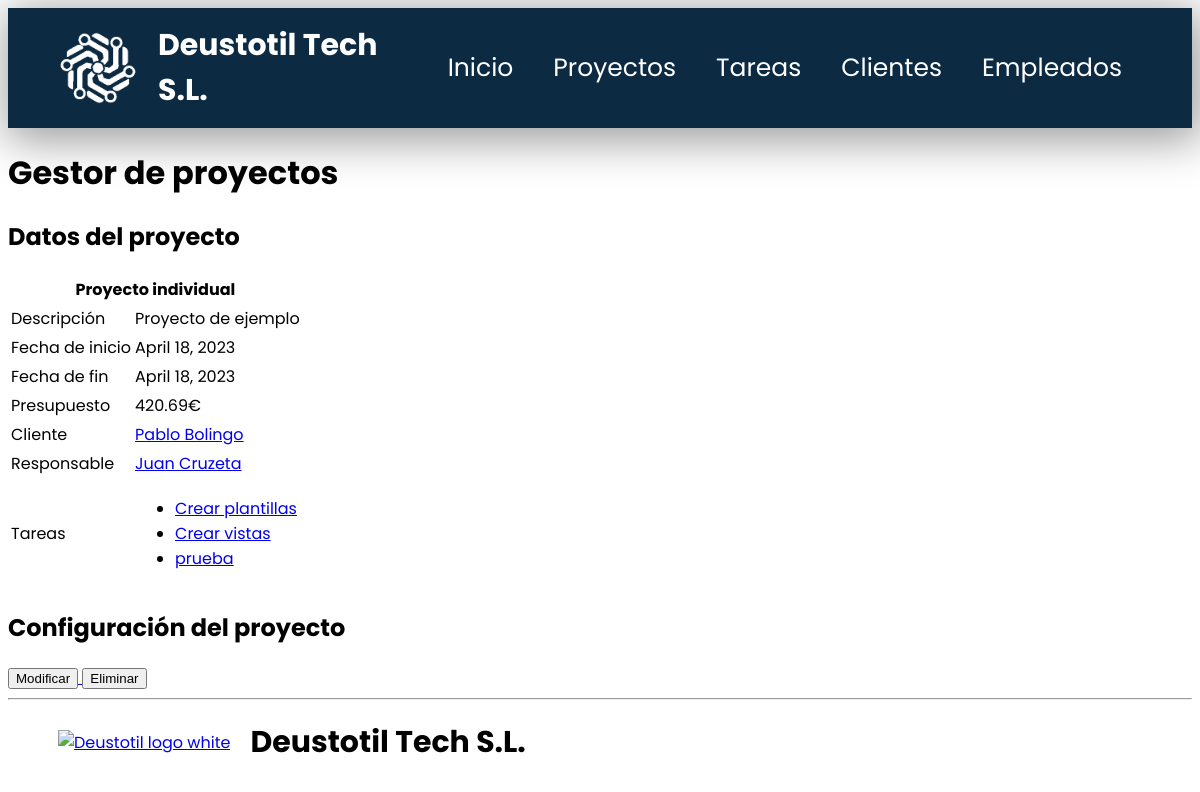
Screenshot of /appProyectos/proyectos/3 with the database file from the repository.
### appProyectos/models.py (models this page shows, shortened)
class Proyecto(models.Model):
    nombre = models.CharField(max_length=155)
    descripcion = models.CharField(max_length=255)
    fecha_inicio = models.DateField()
    fecha_fin = models.DateField()
    presupuesto = models.FloatField()
    cliente = models.ForeignKey(Cliente, on_delete=models.CASCADE)
    responsable = models.ForeignKey(Empleado, on_delete=models.CASCADE)

class Cliente(models.Model):
    dni = models.CharField(max_length=9)
    nombre = models.CharField(max_length=155)
    apellido = models.CharField(max_length=155)
    email = models.EmailField(max_length=155)
    telefono = models.IntegerField()
    def __str__(self):
        return f"{self.nombre} {self.apellido}"

class Empleado(models.Model):
    dni = models.CharField(max_length=9)
    nombre = models.CharField(max_length=155)
    apellido = models.CharField(max_length=155)
    email = models.EmailField(max_length=155)
    telefono = models.IntegerField()
    def __str__(self):
        return f"{self.nombre} {self.apellido}"

class Tarea(models.Model):
    nombre = models.CharField(max_length=155)
    descripcion = models.CharField(max_length=255)
    fecha_inicio = models.DateField()
    fecha_fin = models.DateField()
    responsable = models.ForeignKey(Empleado, on_delete=models.CASCADE)
    prioridad = models.ForeignKey(Prioridad, on_delete=models.CASCADE)
    estado = models.ForeignKey(Estado, on_delete=models.CASCADE)
    notas = models.CharField(blank=True, max_length=255)
    proyecto = models.ForeignKey(Proyecto, on_delete=models.CASCADE)

### appProyectos/views.py (the view)
# urls.py: path('proyectos/<int:pk>', views.ProyectoDetailView.as_view(), name='proyecto'),
class ProyectoDetailView(DetailView):
    model = Proyecto
    def get_context_data(self, **kwargs):
        context = super().get_context_data(**kwargs)
        context['tarea_list'] = context['proyecto'].tarea_set.all()
        return context

### appProyectos/templates/appProyectos/proyecto_detail.html (shortened to what this page needs)
{% extends "base.html" %}
{% block contenido %}
    <h1>Gestor de proyectos</h1>
    <h2>Datos del proyecto</h2>
    {% if proyecto %}
        <table>
            <thead>
                <tr>
                    <th colspan="2">{{ proyecto.nombre }}</th>
                </tr>
            </thead>
            <tbody>
                <tr>
                    <td>Descripción</td>
                    <td>{{ proyecto.descripcion }}</td>
                </tr>
                <tr>
                    <td>Fecha de inicio</td>
                    <td>{{ proyecto.fecha_inicio }}</td>
                </tr>
                <tr>
                    <td>Fecha de fin</td>
                    <td>{{ proyecto.fecha_fin }}</td>
                </tr>
                <tr>
                    <td>Presupuesto</td>
                    <td>{{ proyecto.presupuesto }}€</td>
                </tr>
                <tr>
                    <td>Cliente</td>
                    <td>
                        <a href="{% url 'cliente' proyecto.cliente.id %}">{{ proyecto.cliente }}</a>
                    </td>
                </tr>
                <tr>
                    <td>Responsable</td>
                    <td>
                        <a href="{% url 'empleado' proyecto.responsable.id %}">{{ proyecto.responsable }}</a>
                    </td>
                </tr>
                <tr>
                    <td>Tareas</td>
                    <td>
                        {% if tarea_list %}
                            <ul>
                                {% for t in tarea_list %}
                                    <li>
                                        <a href="{% url 'tarea' t.id %}">{{ t.nombre }}</a>
                                    </li>
                                {% endfor %}
                            </ul>
                        {% else %}
                            <p>No hay tareas asignadas.</p>
                        {% endif %}
                    </td>
                </tr>
            </tbody>
        </table>
        <h2>Configuración del proyecto</h2>
        <a href="{% url 'modificar proyecto' proyecto.id %}">
            <input type="button" value="Modificar">
        </a>
        <input type="button" value="Eliminar">
    {% else %}
        <p>No existe este proyecto.</p>
    {% endif %}
{% endblock contenido %}

### appProyectos/static/css/styles.css (style rules this page uses)
body { font-family: 'Poppins', sans-serif; }

### rows the page displays
Proyecto: nombre "Proyecto individual", descripcion "Proyecto de ejemplo", fecha_inicio "April 18, 2023", fecha_fin "April 18, 2023", presupuesto "420.69", cliente "Pablo Bolingo", responsable "Juan Cruzeta"
Tarea: nombre "Crear plantillas"
Tarea: nombre "Crear vistas"
Tarea: nombre "prueba"
